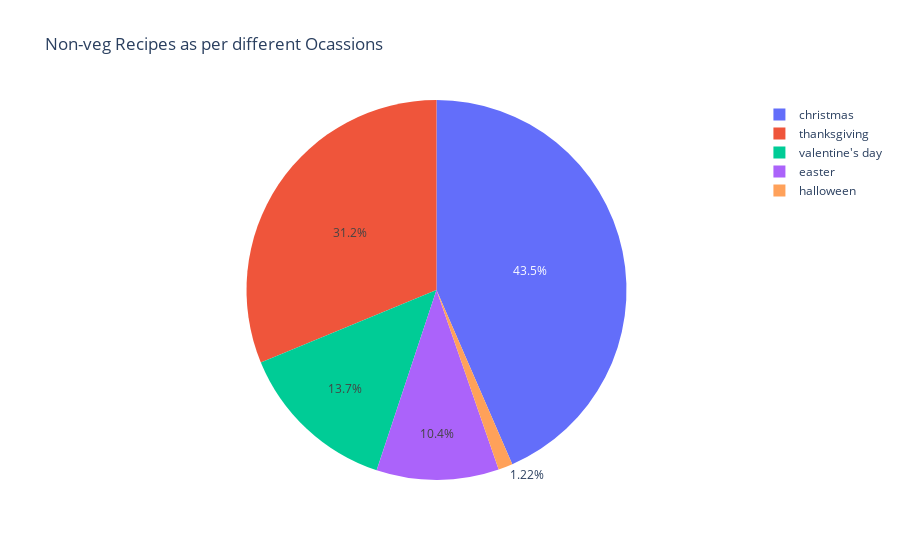

Notebook cell for this chart:
### Code cell
labels = ["christmas", "thanksgiving", "halloween", "easter", "valentine's day"]
ratios = [reduced_data[reduced_data["food_type"] == "Non-veg"][col].sum() / len([reduced_data["food_type"] == "Non-veg"]) * 100 for col in labels]
fig = px.pie(values = ratios, names = labels, title = "Non-veg Recipes as per different Ocassions")
fig.show()

### Figure 1 — Plotly figure (JSON) as saved in the notebook; plotly's stock layout.template omitted (floating-point values rounded to 4 significant figures)
{"data": [{"domain": {"x": [0, 1], "y": [0, 1]}, "hovertemplate": "label=%{label}<br>value=%{value}<extra></extra>", "labels": ["christmas", "thanksgiving", "halloween", "easter", "valentine's day"], "legendgroup": "", "name": "", "showlegend": true, "type": "pie", "values": [21300, 15300, 600, 5100, 6700]}], "layout": {"legend": {"tracegroupgap": 0}, "title": {"text": "Non-veg Recipes as per different Ocassions"}}}
